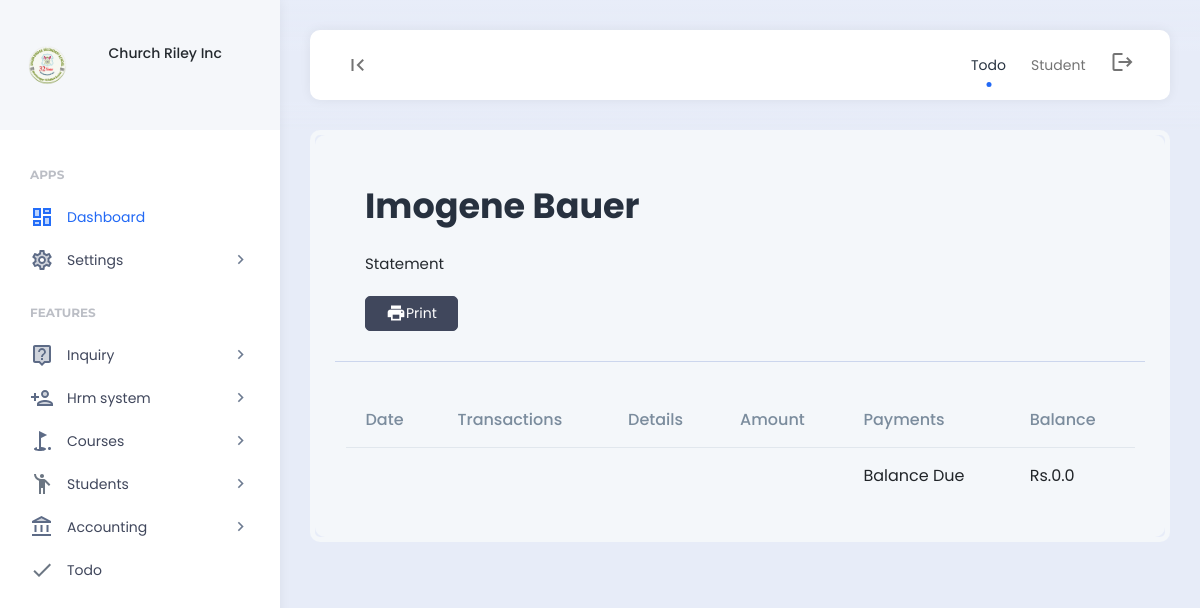
Page /single_statement/1 (signed in) on the earlier database version.
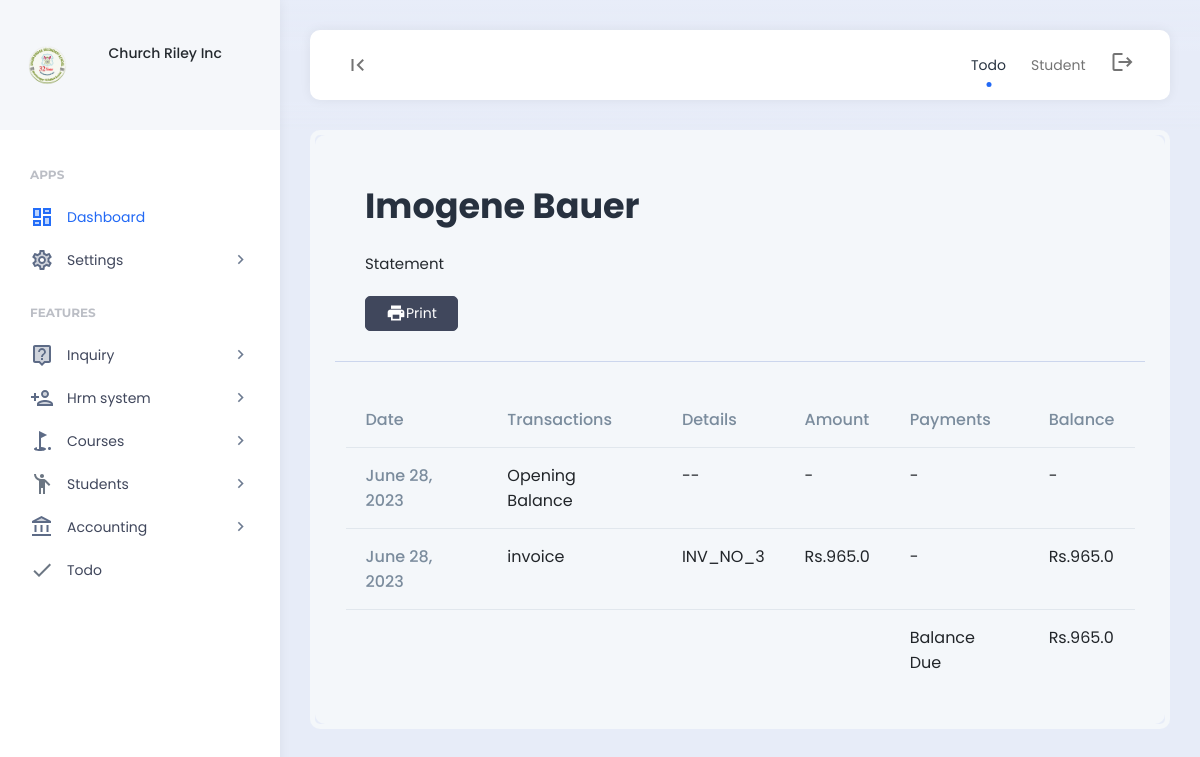
Same page on the later database version.
### finance/models.py (models this page shows, shortened)
class Statement(models.Model):
    student = models.ForeignKey(Student, on_delete=models.SET_NULL, null = True)
    transaction = models.CharField(max_length=255)
    details = models.CharField(max_length=255)
    amount = models.FloatField(null = True, blank = True)
    payment = models.FloatField(null = True, blank = True)
    balance = models.FloatField(null = True, blank = True)
    created = models.DateField(auto_now_add=True)
    class Meta:
        verbose_name_plural = "05. Statements"

### finance/views.py (the view)
# urls.py: path("single_statement/<int:id>", views.single_statement, name="single_statement"),
def single_statement(request, id):
    if 'read_finance' in custom_data_views(request):
        statements = Statement.objects.filter(student=id)
        calc_statements = Statement.objects.filter(student=id)
        amt_total = 0.0
        for calc_statements in calc_statements:
            if type(calc_statements.amount) is float:
                amt_total = amt_total+calc_statements.amount
        calc_statements_2 = Statement.objects.filter(student=id)
        total_payment = 0.0
        for calc_statements_2 in calc_statements_2:
            if type(calc_statements_2.payment) is float:
                total_payment = total_payment+calc_statements_2.payment
        balance_due = amt_total-total_payment
        student = Student.objects.get(id=id)
        context = {
            'student': student,
            'balance_due': balance_due,
            'statements': statements,
        }
        return render(request, 'finance/single_statement.html', context)
    else:
        messages.info(request, "Unauthorized access.")
        return redirect('home')

### templates/finance/single_statement.html
{% include 'header.html' %}
<div class="app-content">
    <div class="content-wrapper">
        <div class="example-container">
            <div class="example-content bg-light">
                <div class="page-description d-flex align-items-center">
                    <div class="page-description-content flex-grow-1">
                        <h1>{{student.user.first_name}} {{student.user.last_name}}</h1>
                        <span>Statement</span>
                    </div>
                    <div class="page-description-actions">
                        <a href="" class="btn btn-dark"><i class="material-icons">print</i>Print</a>
                    </div>
                </div>
                <div class="container html-content">
                  <table class="table">
                  <thead>
                    <tr>
                      <th scope="col">Date</th>
                      <th scope="col">Transactions</th>
                      <th scope="col">Details</th>
                      <th scope="col">Amount</th>
                      <th scope="col">Payments</th>
                      <th scope="col">Balance</th>
                    </tr>
                  </thead>
                  <tbody>
                      {% for statement in statements %}
                    <tr>
                      <th scope="row">{{statement.created}}</th>
                      <td>{{statement.transaction}}</td>
                      <td>{{statement.details}}</td>
                      {% if statement.amount %}
                      <td>Rs.{{statement.amount}}</td>
                      {% else %}
                      <td>-</td>
                      {% endif %}
                      {% if statement.payment %}
                      <td>Rs.{{statement.payment}}</td>
                      {% else %}
                      <td>-</td>
                      {% endif %}
                      {% if statement.balance %}
                      <td>Rs.{{statement.balance}}</td>
                      {% else %}
                      <td>-</td>
                      {% endif %}
                    </tr>
                    {% endfor %}
                    <tr>
                      <th ></th>
                      <td></td>
                      <td></td>
                      <td></td>
                      <td>Balance Due</td>
                      <td>Rs.{{balance_due}}</td>
                    </tr>
                  </tbody>
                </table>
              </div>
            </div>
        </div>
    </div>
</div>
{% include 'footer.html' %}

Differences in the rows shown:
added Statement: created "June 28, 2023", transaction "Opening Balance", details "--"
added Statement: created "June 28, 2023", transaction "invoice", details "INV_NO_3", amount "965.0", balance "965.0"
Other differences:
{{ balance_due }}: "0.0" → "965.0"
